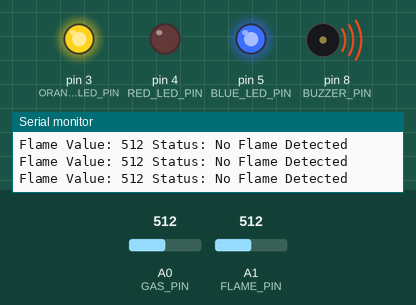
Simulated run of this sketch. Board: Arduino Uno, built with avr-gcc and run on an emulated ATmega328P. Parts: output pins drawn as LEDs (lit = HIGH), buzzer (waves = sounding, pin HIGH), the last lines printed to the serial monitor. The test bench sets the inputs (shaded band); at power-on: A0 (GAS_PIN) = 512, A1 (FLAME_PIN) = 512.

Above: at 2.62 s.
3.1 s: A0 (GAS_PIN) set to 289
6.1 s: A0 (GAS_PIN) set to 267
At 6.9 s:
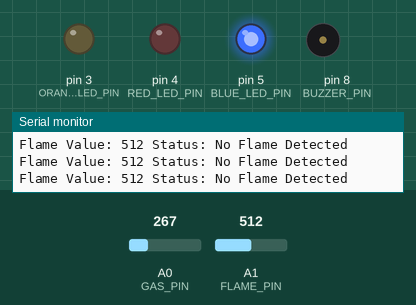
9.1 s: A0 (GAS_PIN) set to 290
At 9.32 s:
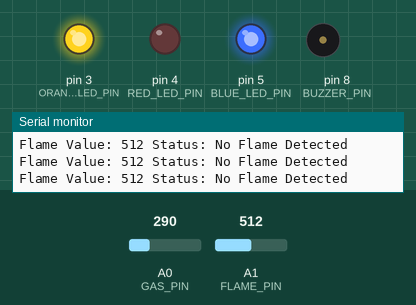
12.1 s: A0 (GAS_PIN) set to 270
At 13.4 s:
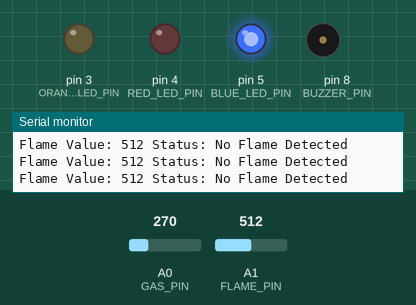
13.7 s: A1 (FLAME_PIN) set to 992
16.7 s: A1 (FLAME_PIN) set to 1013
At 17.5 s:
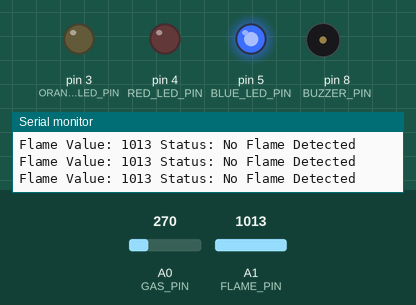
Timing chart, 0 to 19.2 s (numbered marks = the images above; inputs shaded):
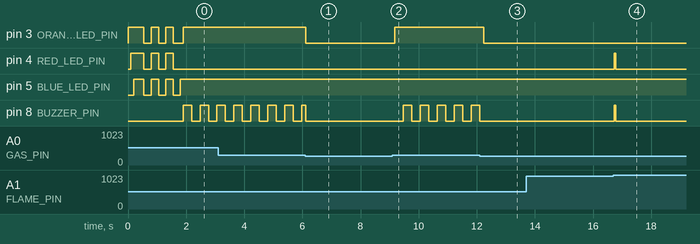

The sketch:

testCode.ino
```cpp
#define FLAME_PIN A1
#define GAS_PIN A0
#define BUZZER_PIN 8
#define BLUE_LED_PIN 5
#define RED_LED_PIN 4
#define ORANGE_LED_PIN 3

//Function Declaration
void bootDisplay();
void blinkALL(int count, int interval);
void LedOn(char color);
void LedOFff(char color);
void buzzerAlert(char type);

int readFlameLevel();
bool isFlamePresent();
bool calculateFlicker();
void printFlameStatus();

int readSmokeLevel();
bool isSmokePresent();
void printSmokeStatus();

void setup() {

  Serial.begin(9600);
  Serial.println("Device Starting");

  //Pin Set-ups
  pinMode(FLAME_PIN, INPUT);
  pinMode(GAS_PIN, INPUT);
  pinMode(BUZZER_PIN, OUTPUT);
  pinMode(BLUE_LED_PIN, OUTPUT);
  pinMode(RED_LED_PIN, OUTPUT);
  pinMode(ORANGE_LED_PIN, OUTPUT);

  bootDisplay();
  blinkALL(2, 250);
  Serial.println("Set-up is complete and ready!!!");
  LedOn('B');

}

//Global variable
unsigned long lastBeepTime = 0;
bool buzzerState = false;

void loop() {
  printFlameStatus();

  unsigned long currentMillis = millis();
  unsigned long interval = 0;

  // Fire has priority over smoke
  if (isFlamePresent()) {
    LedOn('R');
    LedOff('O');
    interval = 100; // fast beep
  } else if (isSmokePresent()) {
    LedOn('O');
    LedOff('R');
    interval = 250; // slow beep
  } else {
    // nothing detected, turn off
    LedOff('R');
    LedOff('O');
    digitalWrite(BUZZER_PIN, LOW);
    return;
  }

  // Non-blocking buzzer toggle
  if (currentMillis - lastBeepTime >= interval) {
    lastBeepTime = currentMillis;
    buzzerState = !buzzerState;
    digitalWrite(BUZZER_PIN, buzzerState ? HIGH : LOW);
  }

  delay(50); // loop delay
}


void bootDisplay(){
  LedOn('O');
  delay(100);
  LedOn('R');
  delay(100);
  LedOn('B');
  delay(100);
  LedOff('O');
  LedOff('R');
  LedOff('B');
}

void blinkALL(int count, int interval){
  for (int i = 1; i <= count+1; i++){
    digitalWrite(BLUE_LED_PIN, HIGH);
    digitalWrite(RED_LED_PIN, HIGH);
    digitalWrite(ORANGE_LED_PIN, HIGH);

    delay(interval);

    digitalWrite(BLUE_LED_PIN, LOW);
    digitalWrite(RED_LED_PIN, LOW);
    digitalWrite(ORANGE_LED_PIN, LOW);

    delay(interval);
  }
}

void LedOn(char color){
  if (color == 'B'){
    digitalWrite(BLUE_LED_PIN, HIGH);
  } else if (color == 'R'){
    digitalWrite(RED_LED_PIN, HIGH);
  } else if (color == 'O') {
    digitalWrite(ORANGE_LED_PIN, HIGH);
  }
}

void LedOff(char color){
  if (color == 'B'){
    digitalWrite(BLUE_LED_PIN, LOW);
  } else if (color == 'R'){
    digitalWrite(RED_LED_PIN, LOW);
  } else if (color == 'O') {
    digitalWrite(ORANGE_LED_PIN, LOW);
  }
}


void buzzerAlert(char type) {
  static unsigned long lastBeepSmoke = 0;
  static unsigned long lastBeepFire  = 0;
  static bool buzzerStateSmoke = false;
  static bool buzzerStateFire  = false;
  unsigned long currentMillis = millis();

  if(type=='S'){
    if(currentMillis - lastBeepSmoke >= 250){ // slow beep
      lastBeepSmoke = currentMillis;
      buzzerStateSmoke = !buzzerStateSmoke;
      digitalWrite(BUZZER_PIN, buzzerStateSmoke ? HIGH : LOW);
    }
  } else if(type=='F'){
    if(currentMillis - lastBeepFire >= 100){ // fast beep
      lastBeepFire = currentMillis;
      buzzerStateFire = !buzzerStateFire;
      digitalWrite(BUZZER_PIN, buzzerStateFire ? HIGH : LOW);
    }
  }
}


int readFlameLevel(){
  int flameLevel = analogRead(FLAME_PIN);
  return flameLevel;
}

bool isFlamePresent(){
  if (readFlameLevel() < 1000){
    if(calculateFlicker()){
      return true;
    } else return false;
  } else return false;
}

bool calculateFlicker() {
    const int samples = 15;                   // number of samples
    const float threshold = 4;          // adjust this based on testing
    int readings[samples];

    // 1. Collect samples
    for (int i = 0; i < samples; i++) {
        readings[i] = analogRead(FLAME_PIN);
        delay(3);                      // helps capture flicker; edit as needed
    }

    //Compute mean
    float sum = 0;
    for (int i = 0; i < samples; i++) sum += readings[i];
    float mean = sum / samples;

    //Compute variance
    float varSum = 0;
    for (int i = 0; i < samples; i++) {
        float diff = readings[i] - mean;
        varSum += diff * diff;
    }
    float variance = varSum / samples;

    //Standard Deviation
    float sd = sqrt(variance);

    //Serial.print("SD: "); Serial.println(sd);

    //Decision
    return (sd > threshold);
}

void printFlameStatus(){
  Serial.print("Flame Value: ");
  Serial.print(readFlameLevel());
  if (isFlamePresent()){
    Serial.println(" Status: Flame Dectected!!!");
  } else {
    Serial.println(" Status: No Flame Detected");
  }
}

int readSmokeLevel(){
  int smokeLevel = analogRead(GAS_PIN);
  return smokeLevel;
}

bool isSmokePresent(){
  if (readSmokeLevel() > 280){
    return true;
  } else return false;
}

void printSmokeStatus(){
  Serial.print("Smoke Value: ");
  Serial.print(readSmokeLevel());

  if (isSmokePresent()){
    Serial.println(" Status: Smoke Dectected!!!");
  } else {
    Serial.println(" Status: No Smoke Detected");
  }
}
```

Measured:
- the behaviour switches between 281 and 280 on A0 (GAS_PIN) (found by bisection; images 0 and 1)
- after the input at 6.1 s, pin 3 (ORANGE_LED_PIN): HIGH → LOW at once
- after the input at 9.1 s, pin 3 (ORANGE_LED_PIN): LOW → HIGH after 0.08 s; pin 8 (BUZZER_PIN): alternates HIGH for 0.29 s and LOW for 0.29 s, starting after 0.37 s
- after the input at 12.1 s, pin 3 (ORANGE_LED_PIN): HIGH → LOW after 0.14 s; pin 8 (BUZZER_PIN): stops changing and stays LOW
- after the input at 16.7 s, pin 4 (RED_LED_PIN), pin 8 (BUZZER_PIN): LOW → HIGH at once, → LOW 0.05 s later
